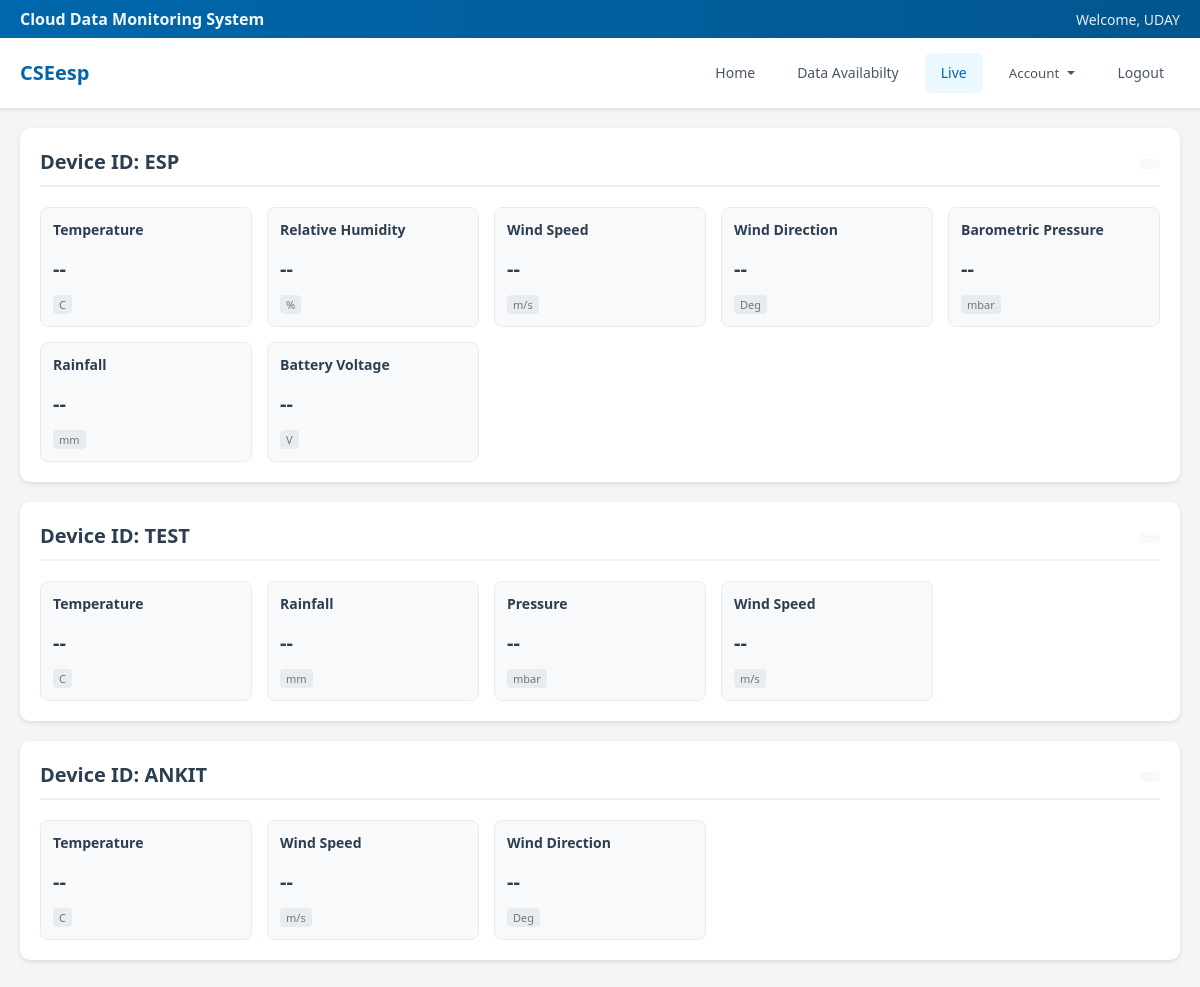
The page /live_data.php (signed in) on the database its author committed.
### tables this page shows
CREATE TABLE IF NOT EXISTS  `user` (
  `id` int(11) NOT NULL AUTO_INCREMENT,
  `user_name` varchar(30) NOT NULL,
  `password` varchar(30) NOT NULL,
  `email_id` varchar(50) NOT NULL,
  `city` varchar(30) NOT NULL,
  `pincode` int(11) NOT NULL,
  `address` varchar(400) NOT NULL,
  `mobile` varchar(10) NOT NULL,
  `date_time` date NOT NULL,
  `country` varchar(50) NOT NULL,
  `department_name` varchar(200) NOT NULL,
  PRIMARY KEY (`id`)
);

CREATE TABLE IF NOT EXISTS  `devices` (
  `id` int(11) NOT NULL AUTO_INCREMENT,
  `device_id` varchar(30) NOT NULL,
  `imei_nr` varchar(50) NOT NULL,
  `user` varchar(50) NOT NULL,
  `latitude` varchar(40) NOT NULL,
  `longitude` varchar(40) NOT NULL,
  `place` varchar(40) NOT NULL,
  `city` varchar(40) NOT NULL,
  `country` varchar(40) NOT NULL,
  `address` varchar(200) NOT NULL,
  `date_time` datetime NOT NULL,
  `timezone_minute` int(11) NOT NULL,
  `mobile_no` varchar(20) NOT NULL,
  `project_id` varchar(20) NOT NULL,
  `location_id` varchar(20) NOT NULL,
  `project_name` varchar(200) NOT NULL,
  PRIMARY KEY (`id`)
);

CREATE TABLE IF NOT EXISTS  `modem_params` (
  `id` int(11) NOT NULL AUTO_INCREMENT,
  `param_name` varchar(30) NOT NULL,
  `param_type` varchar(30) NOT NULL,
  `unit` varchar(30) NOT NULL,
  `graph` varchar(2) NOT NULL DEFAULT 'n',
  `position` int(3) NOT NULL,
  `device_id` varchar(30) NOT NULL,
  PRIMARY KEY (`id`)
);

### model/querymanager.php (called while the page is built, shortened)
<?php
class QueryManager{
	static $server = "103.212.120.23";
  	static $database = "onlineiot";
  	static $user = "root";
  	static $password = "BeagleBone99";
    private static $connection = null;
   static public function getSqlConnection(){
  		if (self::$connection === null || !self::$connection->ping()) {
  			self::$connection = mysqli_connect(self::$server,self::$user,self::$password,self::$database);
  			self::$connection->query("SET SESSION wait_timeout=300");
  			self::$connection->query("SET SESSION interactive_timeout=300");
  		}
  		return self::$connection;
 	}
  	static public function getMultipleRow($qry)
  	{
  		$con = self::getSqlConnection();
  		$result = $con->query($qry);
  		return $result;
  	}
  	static public function getonerow($qry)
  	{
  		$con = self::getSqlConnection();
  		$result = mysqli_query($con,$qry);
  		if ($result)
  		{
  			$row=mysqli_fetch_row($result);
  			return $row;
  		}else{
  			return null;
  		}
  	}
}
?>

### model/logindao.php (called while the page is built, shortened)
<?php
class LoginDao{
    function getUserByUserName($username){
        include_once("querymanager.php");
        $qry="select id,user_name,password,department_name,email_id,city,pincode,address,mobile,date_time,country from user where user_name='".$username."'";
        $rows = QueryManager::getonerow($qry);
        if(isset($rows) ){
            $user=new UserEntity();
            $user->id=$rows[0];
            $user->user_name=$rows[1];
            $user->password=$rows[2];
            $user->department_name=$rows[3];
            $user->email_id=$rows[4];
            $user->city=$rows[5];
            $user->pincode=$rows[6];
            $user->address=$rows[7];
            $user->mobile=$rows[8];
            $user->date_time=$rows[9];
            $user->country=$rows[10];
            return $user;
        }else
            return null;
    }
}

### live_data.php (the view, shortened to what this page needs)
<?php
require_once 'model/querymanager.php';
$user = $_SESSION['user_name'];
$devices_query = "SELECT device_id FROM devices WHERE user = '$user'";
$devices_result = QueryManager::getMultipleRow($devices_query);
include_once 'model/logindao.php';
$ldao = new LoginDao();
$userObj = $ldao->getUserByUserName($user);
$department_name = $userObj ? $userObj->department_name : '';
?>
<!DOCTYPE html>
<html lang="en">
<head>
    <link rel="stylesheet" type="text/css" href="css/util.css">
    <link rel="stylesheet" type="text/css" href="css/main.css">
    <link rel="stylesheet" type="text/css" href="css/common.css">
    <link rel="stylesheet" type="text/css" href="css/dropdown.css">
</head>
<body>
    <?php include_once 'header1.php'; ?>
    <div class="main-container">
        <?php
        if ($devices_result && mysqli_num_rows($devices_result) > 0) {
            while ($device = mysqli_fetch_assoc($devices_result)) {
                $device_id = $device['device_id'];
                echo "<div class='device-section' id='device-" . htmlspecialchars($device_id) . "'>";
                echo "<div class='device-header'>";
                echo "<div class='device-id'>Device ID: " . htmlspecialchars($device_id) . "</div>";
                echo "<div class='last-update' id='last-update-" . htmlspecialchars($device_id) . "'></div>";
                echo "</div>";
                $params_query = "SELECT param_name, unit, position FROM modem_params WHERE device_id = '$device_id' ORDER BY position";
                $params_result = QueryManager::getMultipleRow($params_query);
                if ($params_result && mysqli_num_rows($params_result) > 0) {
                    echo "<div class='params-container'>";
                    while ($param = mysqli_fetch_assoc($params_result)) {
                        echo "<div class='param-card' id='" . htmlspecialchars($device_id . "-" . $param['position']) . "'>";
                        echo "<div class='param-name'>" . htmlspecialchars($param['param_name']) . "</div>";
                        echo "<div class='param-value'>--</div>";
                        echo "<div class='param-details'>";
                        if (!empty($param['unit'])) {
                            echo "<span class='unit'>" . htmlspecialchars($param['unit']) . "</span>";
                        }
                        echo "</div>";
                        echo "</div>";
                    }
                    echo "</div>";
                } else {
                    echo "<p class='no-data'>No parameters found for this device.</p>";
                }
                echo "</div>";
            }
        } else {
            echo "<div class='no-data'>No devices found for this user.</div>";
        }
        ?>
    </div>
</body>
</html>

### header1.php (shortened to what this page needs)
<div class="main-header">
    <div class="header-top">
        <div class="header-container header-top-content">
            <div class="system-title">
                Cloud Data Monitoring System
            </div>
            <div class="welcome-text">
                Welcome, <?php echo htmlspecialchars(strtoupper($_SESSION['user_name'])); ?>
            </div>
                          </div>
                        </div>
    <nav class="main-nav">
        <div class="header-container nav-content">
            <a href="index.php" class="brand">
                <?php if(isset($department_name) && strlen($department_name)>0): ?>
                    <h1 class="brand-text"><?php echo htmlspecialchars($department_name); ?></h1>
                <?php endif; ?>
            </a>
            <div class="nav-links">
                <a href="index.php" id="home_page" class="nav-link">Home</a>
                <a href="datamap.php" id="data_map" class="nav-link">Data Availabilty</a>
                <a href="live_data.php" id="live_page" class="nav-link">Live</a>
                <div class="dropdown">
                    <button class="dropdown-btn" id="account_page">Account</button>
				</div>
                <a href="logout.php" class="nav-link">Logout</a>
            </div>
        </div>
    </nav>
			</div>

### css/main.css (style rules this page uses)
* { margin: 0px; padding: 0px; box-sizing: border-box; }
body, html { height: 100%; font-family: Poppins-Regular, sans-serif; }
a { font-size: 14px; line-height: 1.7; color: #666666; margin: 0px; transition: all 0.4s; -webkit-transition: all 0.4s; -o-transition: all 0.4s; -moz-transition: all 0.4s; text-decoration:none; }
h1,h2,h3,h4,h5,h6 { margin: 0px; }
button { outline: none !important; border: none; background: transparent; }

### css/dropdown.css (style rules this page uses)
.dropdown { position: relative; display: inline-block; }

### live_data.php (style rules this page uses)
* { margin: 0; padding: 0; box-sizing: border-box; font-family: 'Segoe UI', Tahoma, Geneva, Verdana, sans-serif; }
body { background-color: #f5f5f5; padding: 0; min-height: 100vh; }
.main-container { max-width: 1200px; margin: 0 auto; padding: 20px; }
h1 { color: #333; font-size: 24px; margin-bottom: 10px; }
.device-section { background-color: #fff; padding: 20px; border-radius: 10px; box-shadow: 0 2px 5px rgba(0,0,0,0.1); margin-bottom: 20px; }
.device-header { display: flex; align-items: center; justify-content: space-between; margin-bottom: 20px; padding-bottom: 10px; border-bottom: 2px solid #f0f0f0; }
.last-update { color: #6c757d; font-size: 14px; margin-left: 15px; background-color: #f8f9fa; padding: 5px 10px; border-radius: 4px; }
.device-id { font-size: 20px; color: #2c3e50; font-weight: 600; }
.params-container { display: grid; grid-template-columns: repeat(auto-fill, minmax(180px, 1fr)); gap: 15px; width: 100%; }
.param-card { background-color: #f8f9fa; border-radius: 8px; padding: 12px; border: 1px solid #e9ecef; transition: transform 0.2s; height: 120px; display: flex; flex-direction: column; }
.param-name { font-weight: 600; color: #2c3e50; margin-bottom: 8px; font-size: 14px; white-space: nowrap; overflow: hidden; text-overflow: ellipsis; }
.param-details { color: #6c757d; font-size: 12px; margin-top: auto; }
.unit { display: inline-block; background-color: #e9ecef; padding: 2px 6px; border-radius: 4px; font-size: 11px; }
.param-value { font-size: 20px; font-weight: bold; color: #2c3e50; margin: 8px 0; white-space: nowrap; overflow: hidden; text-overflow: ellipsis; }
.last-update { font-size: 12px; color: #95a5a6; margin-top: 5px; }

### header1.php (style rules this page uses)
.main-header { background: #fff; box-shadow: 0 2px 4px rgba(0,0,0,0.1); margin: 0; padding: 0; position: sticky; top: 0; z-index: 1000; }
.header-container { max-width: 1200px; margin: 0 auto; padding: 0 20px; }
.header-top { background: linear-gradient(to right, #0067ac, #02568e); padding: 8px 0; color: #fff; }
.header-top-content { display: flex; justify-content: space-between; align-items: center; }
.system-title { color: #fff; font-size: 16px; font-weight: 600; opacity: 0.95; }
.welcome-text { font-size: 14px; opacity: 0.9; }
.main-nav { background: #fff; padding: 15px 0; }
.nav-content { display: flex; justify-content: space-between; align-items: center; }
.brand { display: flex; align-items: center; gap: 15px; text-decoration: none; }
.brand-text { color: #0067ac; font-size: 20px; font-weight: 600; margin: 0; }
.nav-links { display: flex; align-items: center; gap: 10px; }
.nav-link { color: #4a5568; text-decoration: none; padding: 8px 16px; border-radius: 6px; font-weight: 500; transition: all 0.2s ease; }
.nav-link.active { background: #ebf8ff; color: #0067ac; }
.dropdown { position: relative; display: inline-block; }
.dropdown-btn { background: none; border: none; color: #4a5568; padding: 8px 16px; border-radius: 6px; font-weight: 500; cursor: pointer; display: flex; align-items: center; gap: 4px; transition: all 0.2s ease; }
.dropdown-btn:after { content: ''; display: inline-block; width: 0; height: 0; border-left: 4px solid transparent; border-right: 4px solid transparent; border-top: 4px solid currentColor; margin-left: 4px; }

### rows shown on the page
user: department_name "CSEesp"
devices: device "ESP"
modem_params: param_name "Temperature", unit "C"
modem_params: param_name "Relative Humidity", unit "%"
modem_params: param_name "Wind Speed", unit "m/s"
modem_params: param_name "Wind Direction", unit "Deg"
modem_params: param_name "Barometric Pressure", unit "mbar"
modem_params: param_name "Rainfall", unit "mm"
modem_params: param_name "Battery Voltage", unit "V"
devices: device "TEST"
modem_params: param_name "Temperature", unit "C"
modem_params: param_name "Rainfall", unit "mm"
modem_params: param_name "Pressure", unit "mbar"
modem_params: param_name "Wind Speed", unit "m/s"
devices: device "ANKIT"
modem_params: param_name "Temperature", unit "C"
modem_params: param_name "Wind Speed", unit "m/s"
modem_params: param_name "Wind Direction", unit "Deg"

### other values the page prints
$_SESSION['user_name'] "UDAY"
